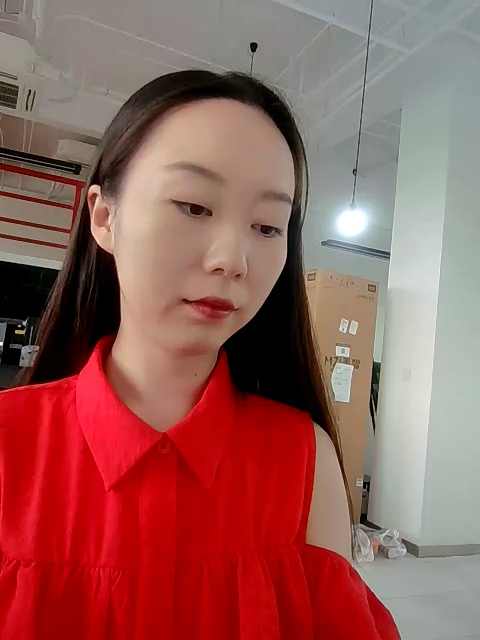
#> input picture real_face.jpg, 480 x 640 px
$ python test_heuristics.py   (older library calls are emulated)
#> lines starting #> are read from the running program, lines starting #| are printed output that depends on the picture; after the words box and inside, x2 and y2 are one past the last pixel; in counts of white or black regions, pixels touching at a corner belong together; long printed decimals are rounded
import cv2
import numpy as np

def analyze_image(img_path):
#> called with img_path = 'real_face.jpg'
    print(f"\n--- Analyzing {img_path} ---")
    img = cv2.imread(img_path)
#> img is the input picture: shape (640, 480, 3); mean B, G, R 88.5, 93.9, 149.4
    if img is None:
        print("Image not found!")
        return

    gray = cv2.cvtColor(img, cv2.COLOR_BGR2GRAY)
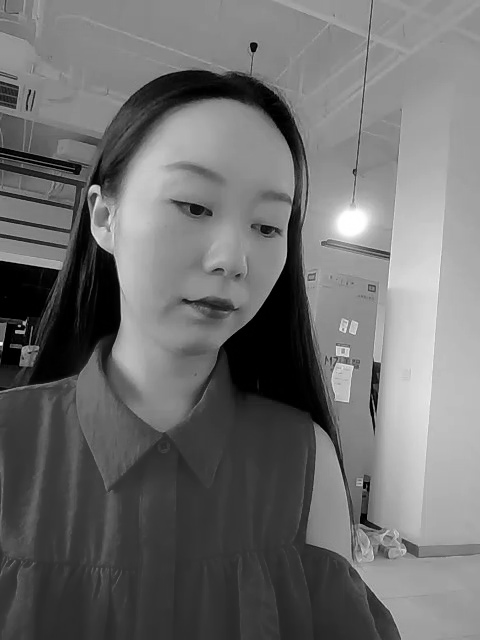
#> gray: shape (640, 480); min 0, max 255, mean 109.9

    # 1. Blur / Sharpness (Laplacian Variance)
    # Screens/Prints often have lower variance if blurry, or higher if Moire is present
    laplacian_var = cv2.Laplacian(gray, cv2.CV_64F).var()
#> laplacian_var = 412.4
    print(f"Laplacian Variance (Sharpness): {laplacian_var:.2f}")
#| Laplacian Variance (Sharpness): 412.42

    # 2. Specular Reflection / Glare (Blown out pixels)
    # Count pixels that are almost pure white (intensity > 240)
    _, mask = cv2.threshold(gray, 240, 255, cv2.THRESH_BINARY)
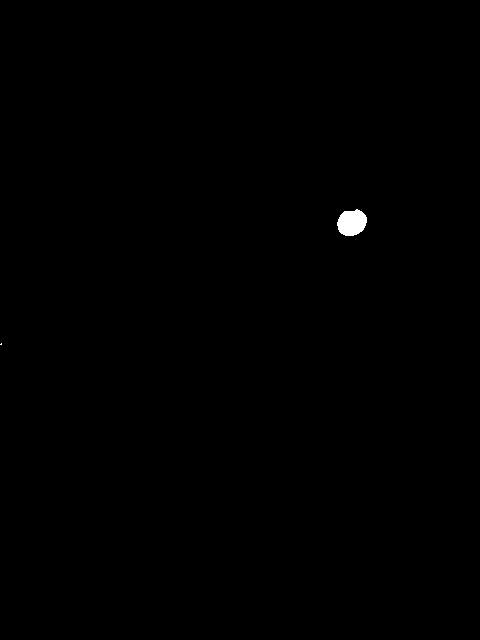
#> mask: shape (640, 480); 0.2% white; 2 white regions (1 under 20 px), largest, box (x1, y1, x2, y2) and area: (337, 209, 367, 236) 617
    glare_ratio = cv2.countNonZero(mask) / (gray.shape[0] * gray.shape[1])
#> glare_ratio = 0.00202
    print(f"Glare Ratio (Intensity > 240): {glare_ratio:.5f}")
#| Glare Ratio (Intensity > 240): 0.00202

    # 3. HSV Color Variance
    # Skin has specific hue/sat ranges. Screens might have lower saturation variance.
    hsv = cv2.cvtColor(img, cv2.COLOR_BGR2HSV)
#> hsv: shape (640, 480, 3); mean H, S, V 42.1, 110.5, 151.9
    h, s, v = cv2.split(hsv)
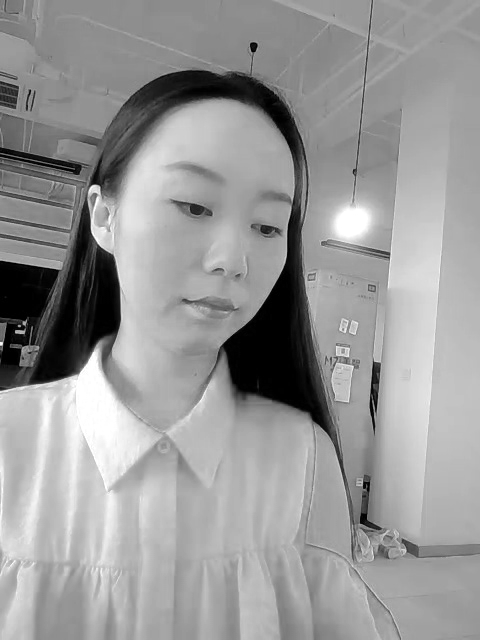
#> v: shape (640, 480); min 0, max 255, mean 151.9
    print(f"Saturation Mean: {s.mean():.2f}, Saturation Var: {s.var():.2f}")
#| Saturation Mean: 110.48, Saturation Var: 10234.23
    print(f"Value Mean: {v.mean():.2f}, Value Var: {v.var():.2f}")
#| Value Mean: 151.93, Value Var: 2906.77

    # 4. Local Binary Pattern (LBP) approximation / Edge Density
    edges = cv2.Canny(gray, 100, 200)
#> edges: shape (640, 480); 3.4% white in thin lines or dots
    edge_density = cv2.countNonZero(edges) / (gray.shape[0] * gray.shape[1])
#> edge_density = 0.0341
    print(f"Edge Density: {edge_density:.5f}")
#| Edge Density: 0.03413

analyze_image("real_face.jpg")
analyze_image("fake_print.jpg")
#> call 2 of analyze_image, with img_path = 'fake_print.jpg'
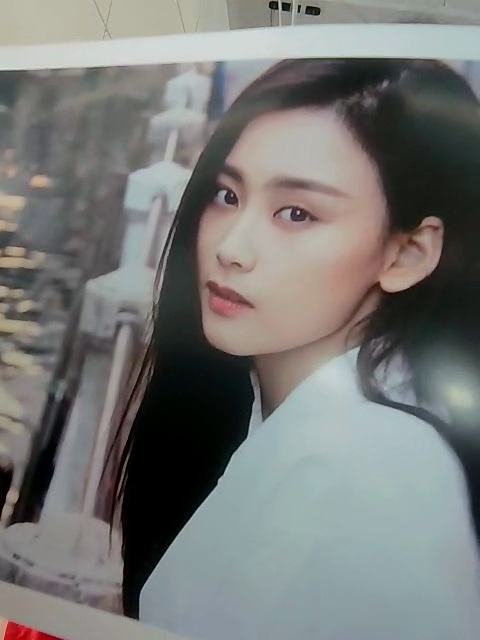
#> input picture fake_print.jpg, 480 x 640 px
#> in analyze_image, img is the input picture: shape (640, 480, 3); mean B, G, R 118.6, 120.6, 119.5
#> in analyze_image (call 2), `laplacian_var = cv2.Laplacian(gray, cv2.CV_64F).var()`: laplacian_var = 113.5
#| Laplacian Variance (Sharpness): 113.53
#> in analyze_image (call 2), `_, mask = cv2.threshold(gray, 240, 255, cv2.THRESH_BINARY)`: mask: shape (640, 480); every value is 0
#> in analyze_image (call 2), `glare_ratio = cv2.countNonZero(mask) / (gray.shape[0] * gray.shape[1])`: glare_ratio = 0
#| Glare Ratio (Intensity > 240): 0
#> in analyze_image (call 2), `hsv = cv2.cvtColor(img, cv2.COLOR_BGR2HSV)`: hsv: shape (640, 480, 3); mean H, S, V 64.8, 36.5, 126.4
#> in analyze_image (call 2), `h, s, v = cv2.split(hsv)`:
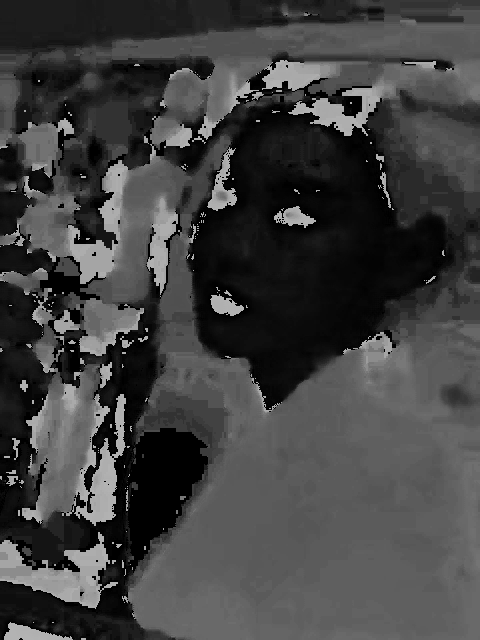
#> h: shape (640, 480); min 0, max 179, mean 64.8
#> in analyze_image (call 2), `h, s, v = cv2.split(hsv)`:
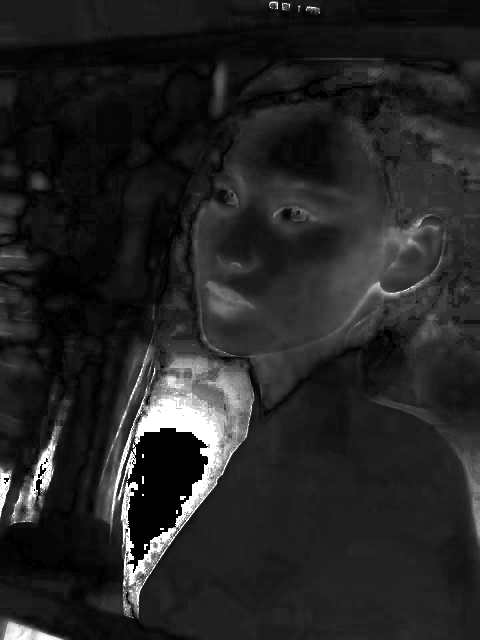
#> s: shape (640, 480); min 0, max 255, mean 36.5
#| Saturation Mean: 36.48, Saturation Var: 1691.17
#| Value Mean: 126.44, Value Var: 3480.20
#> in analyze_image (call 2), `edges = cv2.Canny(gray, 100, 200)`:
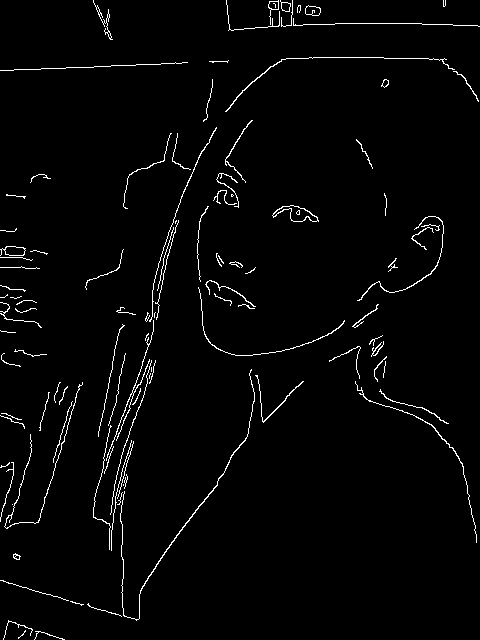
#> edges: shape (640, 480); 2.3% white in thin lines or dots
#> in analyze_image (call 2), `edge_density = cv2.countNonZero(edges) / (gray.shape[0] * gray.shape[1])`: edge_density = 0.0228
#| Edge Density: 0.02279
